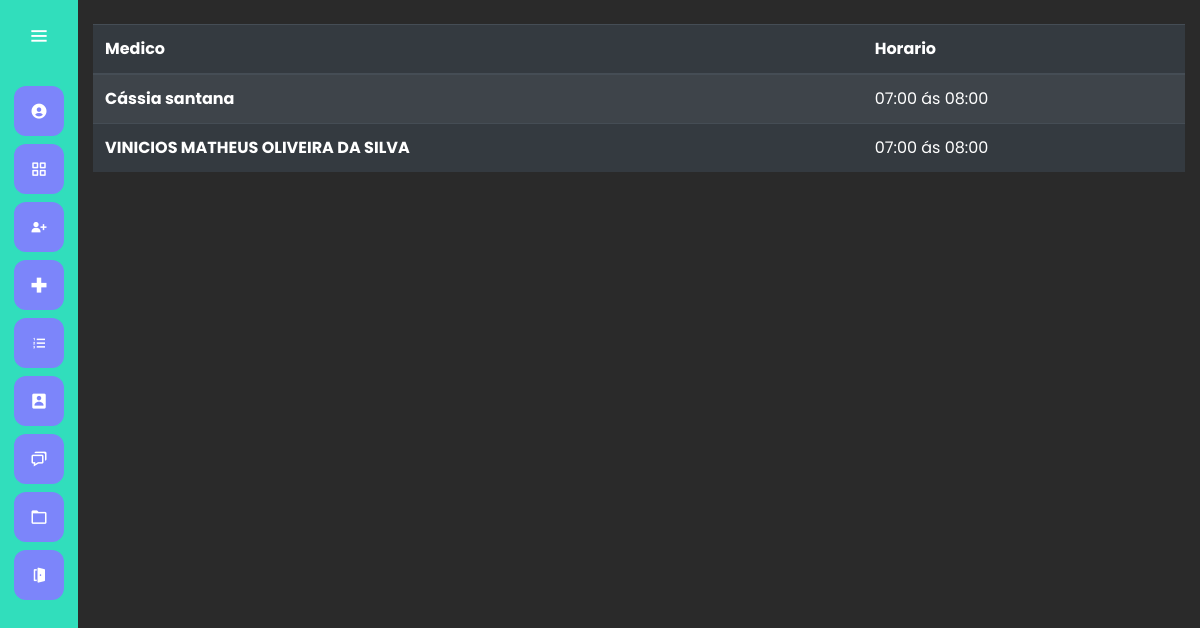
The app's page /agenda/agenda/, older data.
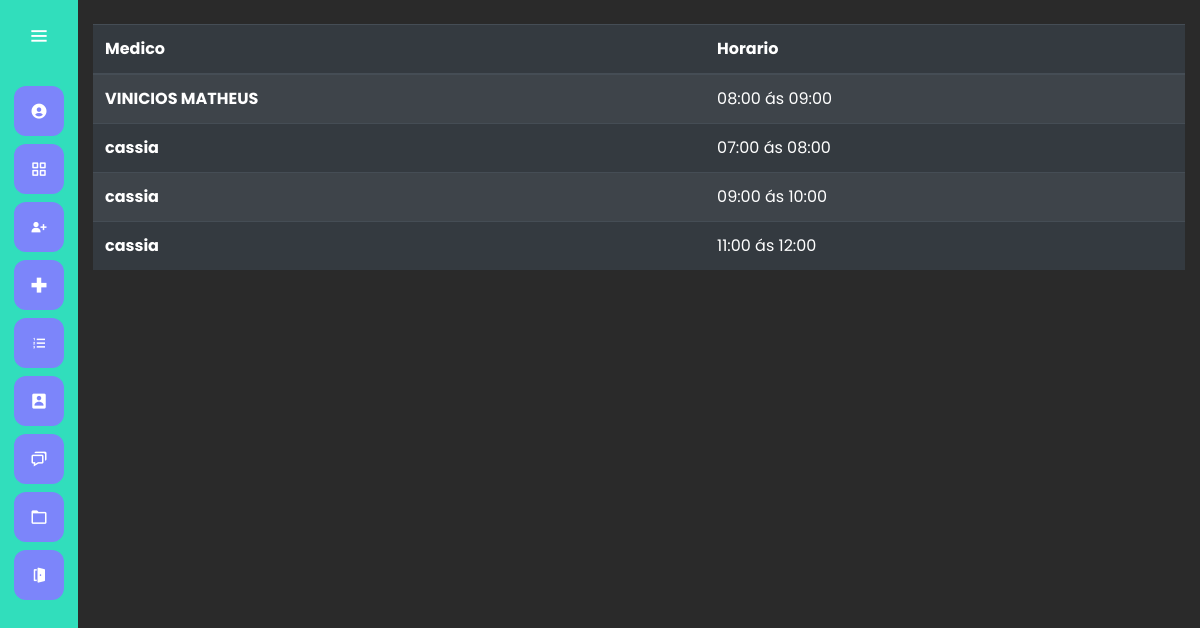
The same page, newer data.
### consulta/models.py (models this page shows)
class MarcarConsulta(models.Model):
    paciente = models.ForeignKey(Paciente, on_delete=models.CASCADE)
    medico = models.ForeignKey(Medico, on_delete=models.CASCADE)
    data  = models.DateField()
    descricao = models.TextField()
    valor = models.FloatField()
    HORARIOS = (
        ("1", "07:00 ás 08:00"),
        ("2", "08:00 ás 09:00"),
        ("3", "09:00 ás 10:00"),
        ("4", "10:00 ás 11:00"),
        ("5", "11:00 ás 12:00"),
    )
    horario = models.CharField(max_length=10, choices=HORARIOS)

### medico/models.py (models this page shows)
class Medico(models.Model):
    nome = models.CharField(max_length=50)
    especialidades = models.CharField(max_length=50)
    crm = models.CharField(max_length=12)
    cpf = models.CharField(max_length=11)
    dta_nascimento = models.DateField()
    tel = models.CharField(max_length=11)
    endereco = models.CharField(max_length=150)
    def __str__(self) -> str:
        return self.nome

### agenda/views.py (the view)
# urls.py: path('agenda/', views.agenda, name="agenda")
def agenda(request):
    if request.method == 'GET':
        medico = Medico.objects.all()
        horario = MarcarConsulta.objects.all().order_by('-medico','horario')
        return render(request, 'agendamentos.html', {'medico':medico, 'horario':horario})

### agenda/templates/agendamentos.html (shortened to what this page needs)
{% extends 'base.html' %}
{% load bootstrap4 %}
{% load static %}
{% block 'head' %}
    <link rel="stylesheet" href="{% static 'cadastro/css/cadastro_usuarios.css' %}">
{% endblock %}
{% block 'dashboard'%}
<div class="container" >
    <br>
    <table class="table table-striped table-dark" >
        <thead >
          <tr>
            <th scope="col">Medico</th>
            <th scope="col">Horario</th>
          </tr>
        </thead>
        <tbody>
          {% for horarios in horario %}
          <tr>
            <th scope="row">{{horarios.medico}}</th>
            <td>{{horarios.get_horario_display}}</td>
          </tr>
          {% endfor %}
        </tbody>
      </table>
</div>
{% endblock 'dashboard'%}

Row changes from the older to the newer data that the page shows:
removed MarcarConsulta: medico "Cássia santana", horario "07:00 ás 08:00"
added MarcarConsulta: medico "VINICIOS MATHEUS", horario "08:00 ás 09:00"
changed MarcarConsulta "07:00 ás 08:00": medico "VINICIOS MATHEUS OLIVEIRA DA SILVA" → "cassia"
added MarcarConsulta: medico "cassia", horario "09:00 ás 10:00"
added MarcarConsulta: medico "cassia", horario "11:00 ás 12:00"
